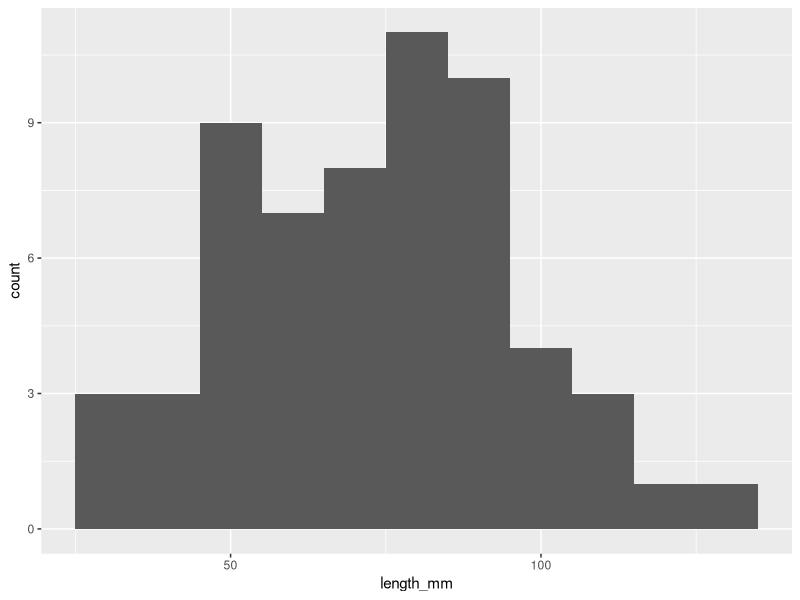
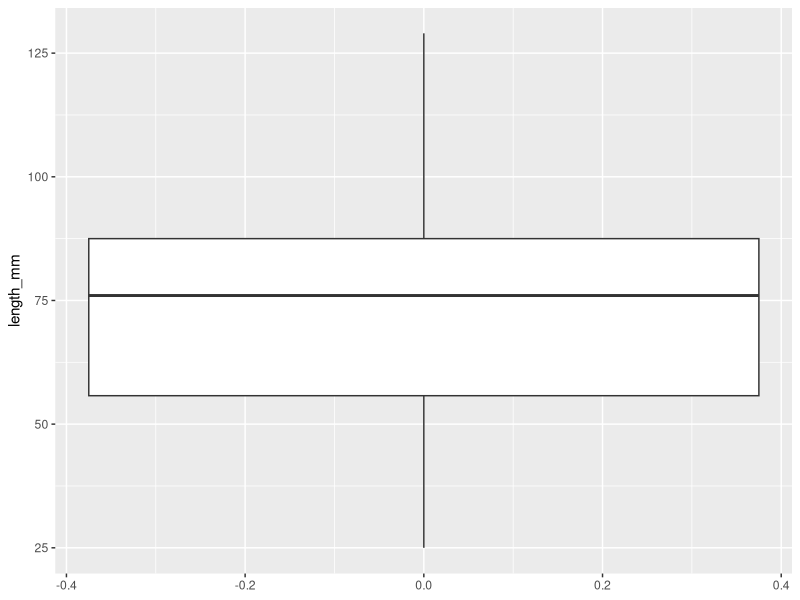
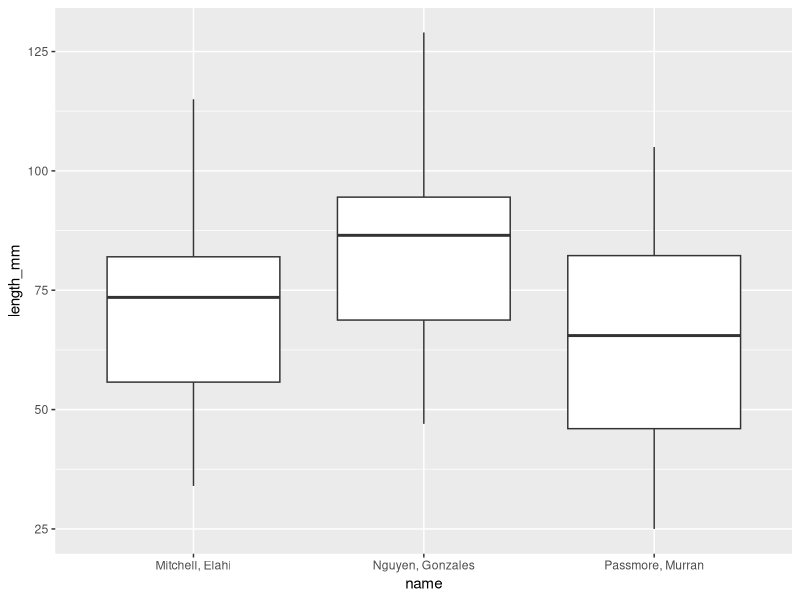
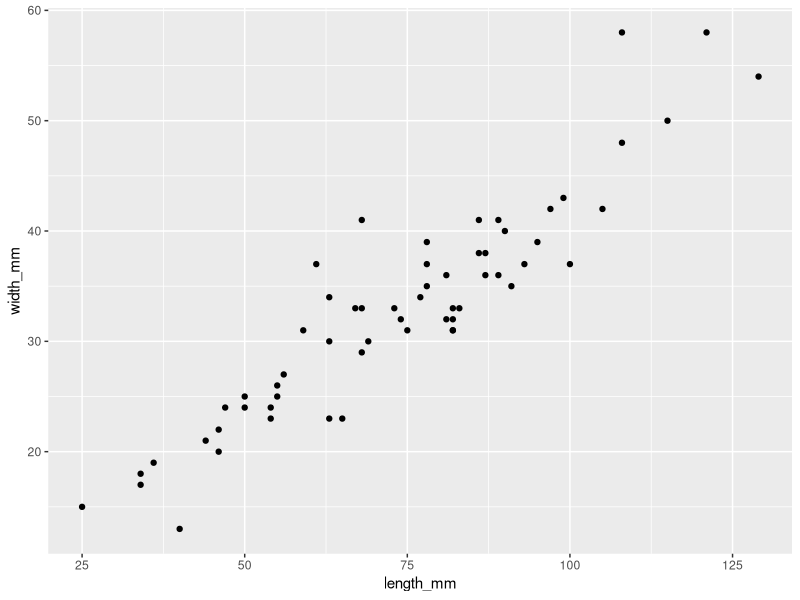
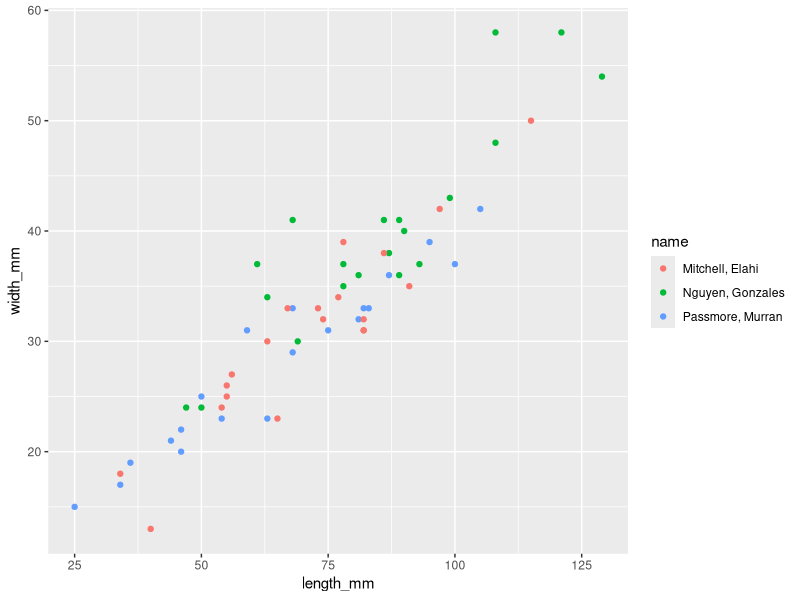

Source code (R) for these figures, in order:
# Load tidyverse
library(tidyverse)

# Make an R project: biohopk174, with appropriate folder structure and files

# Load data
d <- read_csv("data/mussel_data_2022.csv")

d

str(d)

glimpse(d)

summary(d)

# Summarise data
mean(d$length_mm)
sd(d$length_mm)
median(d$length_mm)

d %>% 
  summarise(mean = mean(length_mm), 
            sd = sd(length_mm), 
            median = median(length_mm))

# Summarise by group
d %>% 
  group_by(name) %>% 
  summarise(mean = mean(length_mm), 
            sd = sd(length_mm), 
            median = median(length_mm))

# Histogram
d %>% 
  ggplot(aes(x = length_mm)) + 
  geom_histogram(binwidth = 10) # change the bin width, see what happens!

# Boxplot
d %>% 
  ggplot(aes(y = length_mm)) + 
  geom_boxplot()

# Boxplot by group
d %>% 
  ggplot(aes(name, length_mm)) + 
  geom_boxplot()

# Scatterplot
d %>% 
  ggplot(aes(length_mm, width_mm)) + 
  geom_point()

# Scatterplot, by group
d %>% 
  ggplot(aes(length_mm, width_mm, color = name)) + 
  geom_point() 

